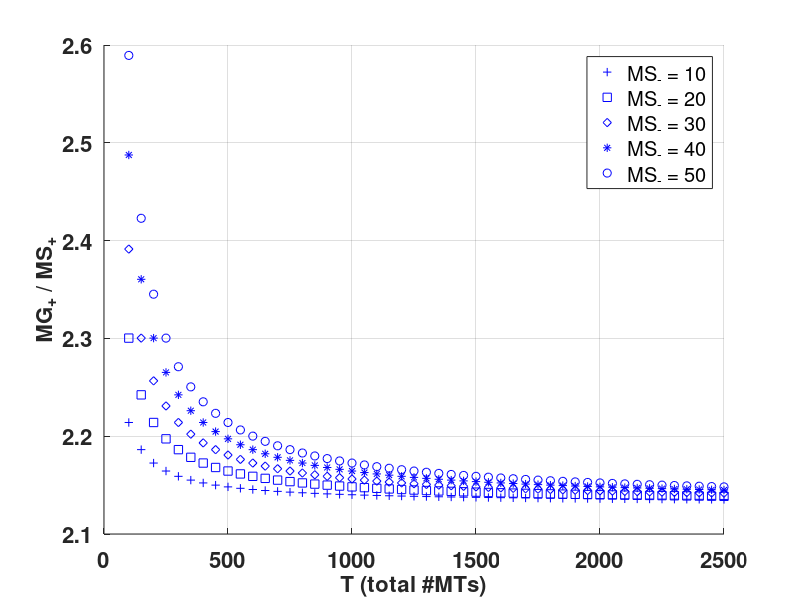
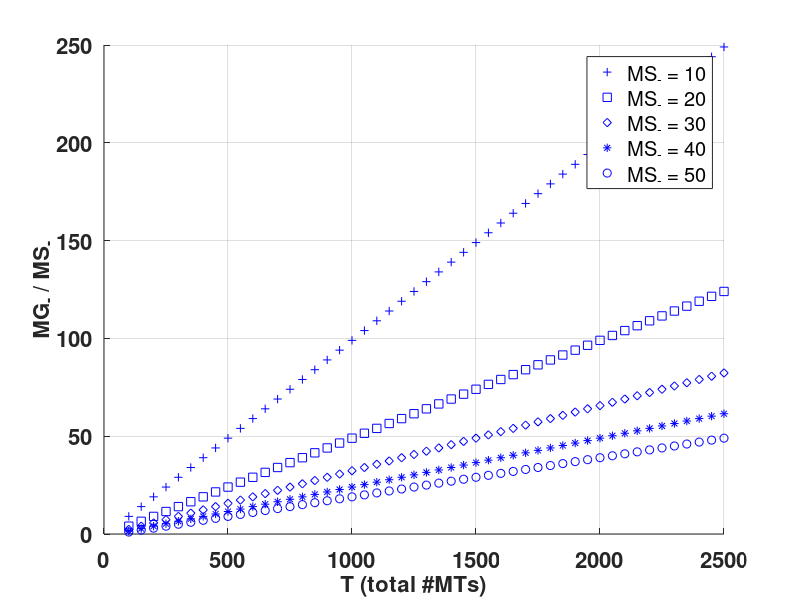
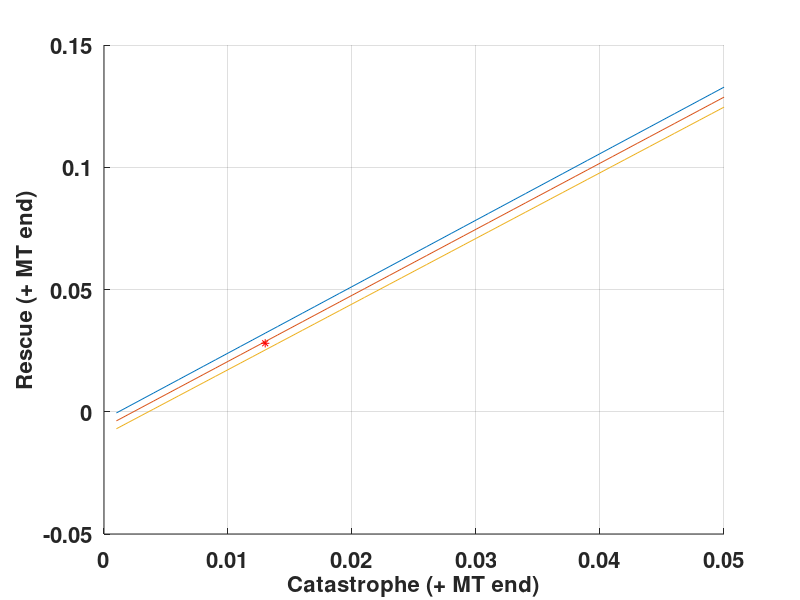
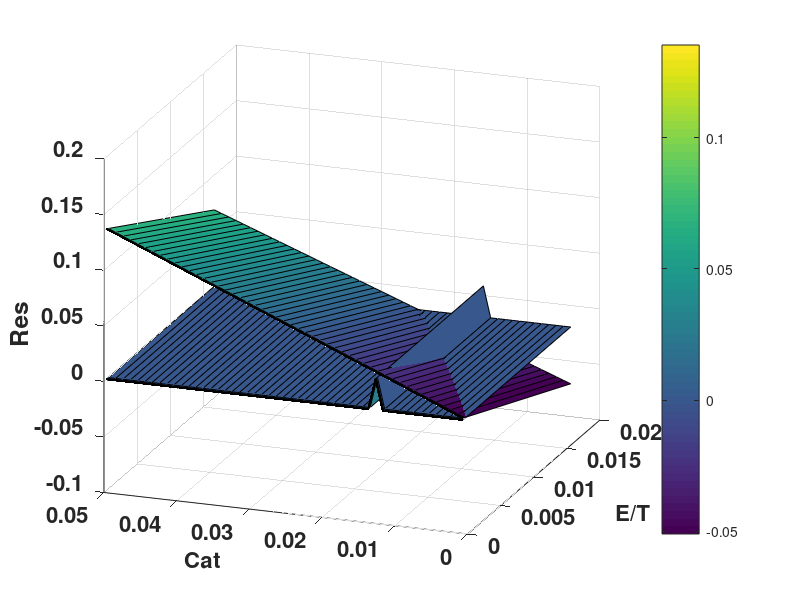

MATLAB code for these plots, in order:
function []=stt()

clc;
clear all;
close all;

% Velocities of polymerization and depolymerization in mic per min
vg_p=7.33;
vg_m=1.07;
vs_p=18.98;
vs_m=1.07;

% Catastrophe and rescue frequencies
pgs_m=0.035*60;
psg_m=0.015*60;

% Velocities relationships at steady state
y1=vg_p+vs_p;
y2=vg_m+vs_m;
y3=vg_m-vs_p;

exp1()
exp2()
exp3()

% This function shows the relationships between #MTs growing and shortening
% at steady state as a function of the total # of MTs and # of MTs
% shortening at the minus end
    function exp1()
        T=100:50:2500; % total #MTs
        ms_m=10:10:50; % #MTs shortening at the minus end
        
        ct={'b+','bs','bd','b*','bo'};
        for i=1:length(ms_m)
            mg_p=1/y1*(y2*ms_m(i)-y3.*T); % obtains the #MTs growing at the plus end
            ms_p=T-mg_p; % obtains the #MTs shortening at the plus end
            mg_m=T-ms_m(i); % obtains the #MTs growing at the minus end
            
            figure(1);
            hold on;
            plot(T,mg_p./ms_p,ct{i}); % plots the ratio of growing and shortening MTs at the plus end
            figure(2);
            hold on;
            plot(T,mg_m./ms_m(i),ct{i}); % plots the ratio of growing and shortening MTs at the minus end
            
            % I used the lines below just to confirm that my
            % calculations were correct and this is indeed the expression holding
            % the steady state of the system
            
            %pol=vg_p.*mg_p+vg_m.*mg_m;
            %depol=vs_p.*ms_p+vs_m.*ms_m;
            %total=pol-depol; % This should be very close to zero at the steady state
        end
        
        figure(1);
        set(gca,'fontweight','b','fontsize',16);
        xlabel('T (total #MTs)','fontweight','b','fontsize',16);
        ylabel('MG_+ / MS_+','fontweight','b','fontsize',16);
        legendCell = cellstr(num2str(ms_m', 'MS_- = %-d'));
        legend(legendCell);
        grid on;
        
        figure(2);
        set(gca,'fontweight','b','fontsize',16);
        xlabel('T (total #MTs)','fontweight','b','fontsize',16);
        ylabel('MG_- / MS_-','fontweight','b','fontsize',16);
        legendCell = cellstr(num2str(ms_m', 'MS_- = %-d'));
        grid on;
        legend(legendCell);
    end

% This function shows the relationship between transition frequencies at
% steady state for the plus end of the MT
    function exp2()
        T=2500; % total #MTs
        ms_m=0.1*T; % #MT shortening at the minus end
        pgs_p=(0.001:0.001:0.05)*60; % catastrophe array of values for the plus end
        
        mg_p=1/y1*(y2*ms_m-y3*T); % obtains the #MTs growing at the plus end
        ms_p=T-mg_p; % obtains the #MTs shortening at the plus end
        mg_m=T-ms_m; % obtains the #MTs growing at the minus end
        
        % I used the three lines below to calculate what would be the
        % extinction probability at steady state for the current total # of
        % MTs
        %psg_p=0.028*60;
        %pgs_p=0.013*60;
        %NE=-(T*pgs_p*psg_m*y3 - mg_m*pgs_m*pgs_p*y2 + ms_p*psg_m*psg_p*y1)/(pgs_p*y2 + psg_m*y1)
        %NE/T
        
        Ep=0.06:0.06:0.18; % Extinction probability array of values
        NE=T*Ep; % Obtains the nucleation/extinction value at ss from the extinction probability
        
        figure(3);
        for i=1:length(NE)
            % Obtains the rescue frequency at ss for the plus end of the MT
            psg_p=-(NE(i)*pgs_p*y2 + NE(i)*psg_m*y1 - mg_m*pgs_m*pgs_p*y2 + pgs_p*psg_m*T*y3)/(ms_p*psg_m*y1);
            hold on;
            plot(pgs_p/60,psg_p/60); % plots the rescue frequency (+ end) at ss as a function of the catastrophe frequency (+ end)
        end
        
        hold on;
        plot(0.013,0.028,'r*'); % plots the catrastrophe and rescue frequencies reported in the paper
        set(gca,'fontweight','b','fontsize',16);
        xlabel('Catastrophe (+ MT end)','fontweight','b','fontsize',16);
        ylabel('Rescue (+ MT end)','fontweight','b','fontsize',16);
        grid on;
    end

% This function shows the relationship between transition frequencies at
% steady state for the plus end of the MT and extinction probability
% This is similar to the previous function, but in 3D
    function exp3()
        T=1:50:2500; % total #MTs
        ms_m=0.1*T; % #MT shortening at the minus end
        NE=1:50; % Extinction probability array of values
        pgs_p=(0.001:0.001:0.05)*60; % catastrophe frequencies array of values for the + end of the MT
        
        [X,Y]=meshgrid(NE./T,pgs_p);
        NE_aux=repmat(NE,length(X),1);
        T_aux=repmat(T,length(X),1);
        ms_m_aux=repmat(ms_m,length(X),1);
        
        mg_p=1/y1*(y2.*ms_m_aux-y3.*(NE_aux./X)); % obtains the #MTs growing at the plus end
        ms_p=(NE_aux./X)-mg_p; % obtains the #MTs shortening at the plus end
        mg_m=(NE_aux./X)-ms_m_aux; % obtains the #MTs growing at the minus end
        
        % Obtains the rescue frequency at ss for the plus end of the MT
        psg_p=-(X.*T_aux.*Y*y2 + X.*T_aux.*psg_m*y1 - mg_m.*pgs_m.*Y*y2 + Y.*psg_m.*T_aux*y3)./(ones(length(X),length(X)).*(ms_p.*psg_m*y1));
        
        figure(4);
        surf(X./60,Y./60,psg_p/60); % plots the relationship between pgs_p, psg_p and NE (extinction probability)
        Z=zeros(length(X),length(X));
        Z(13,:)=0.028;
        hold on;
        surf(X./60,Y./60,Z); % plots the catrastrophe and rescue frequencies reported in the paper
        set(gca,'fontweight','b','fontsize',16);
        xlabel('E/T','fontweight','b','fontsize',16);
        ylabel('Cat','fontweight','b','fontsize',16);
        zlabel('Res');
        view(-70,20);
        colorbar;
    end

% syms pgs_p psg_p pgs_m psg_m NE ms_p mg_m y1 y2 y3 T;
% S=solve('1/pgs_p*(ms_p*psg_p+NE)=1/y1*(y2/psg_m*(mg_m*pgs_m-NE)-y3*T)',psg_p);
% S=-(NE*pgs_p*y2 + NE*psg_m*y1 + T*pgs_p*psg_m*y3 - mg_m*pgs_m*pgs_p*y2)/(ms_p*psg_m*y1)

end














